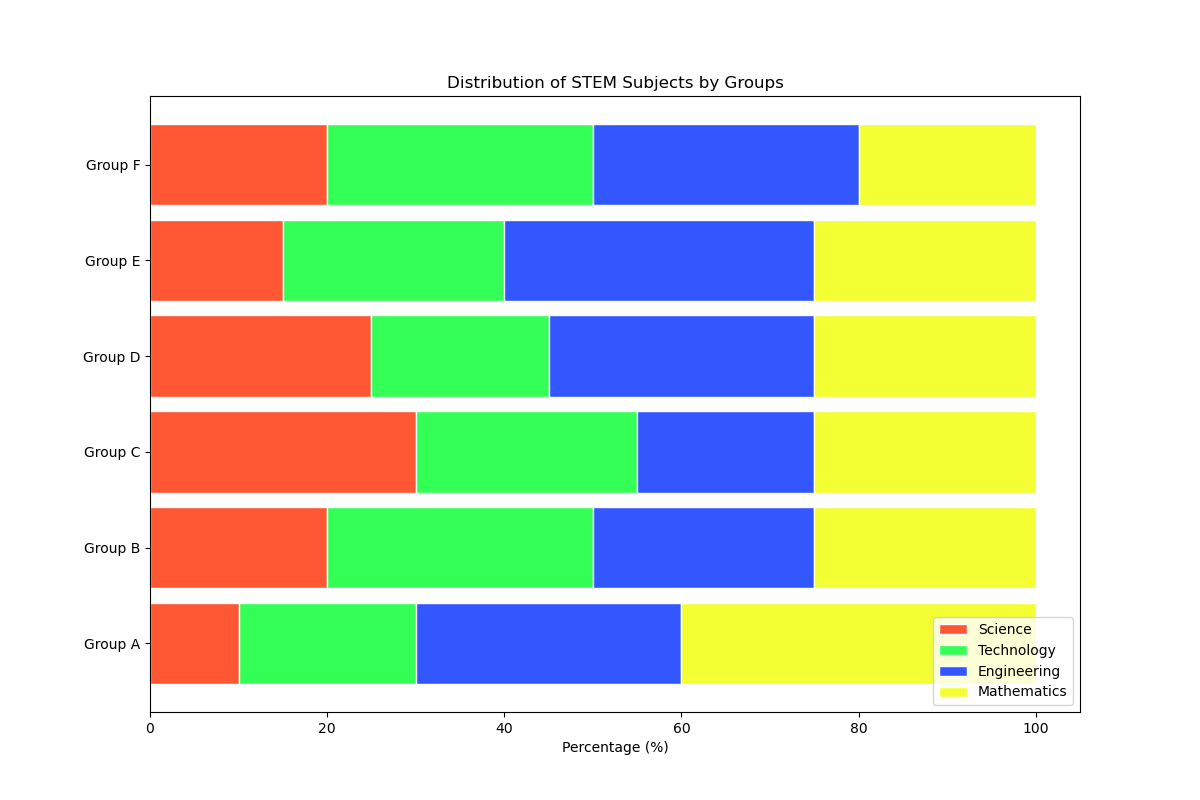

Reproduce this figure in Python.

import matplotlib.pyplot as plt
import numpy as np

# Data
categories = ['Group A', 'Group B', 'Group C', 'Group D', 'Group E', 'Group F']
science = np.array([10, 20, 30, 25, 15, 20])
technology = np.array([20, 30, 25, 20, 25, 30])
engineering = np.array([30, 25, 20, 30, 35, 30])
mathematics = np.array([40, 25, 25, 25, 25, 20])

# Normalize data to 100%
totals = science + technology + engineering + mathematics
science = science / totals * 100
technology = technology / totals * 100
engineering = engineering / totals * 100
mathematics = mathematics / totals * 100

# Colors
colors = ['#FF5733', '#33FF57', '#3357FF', '#F3FF33']

# Plot
fig, ax = plt.subplots(figsize=(12, 8))

bar_width = 0.85

bars1 = ax.barh(categories, science, color=colors[0], edgecolor='white', height=bar_width)
bars2 = ax.barh(categories, technology, left=science, color=colors[1], edgecolor='white', height=bar_width)
bars3 = ax.barh(categories, engineering, left=science+technology, color=colors[2], edgecolor='white', height=bar_width)
bars4 = ax.barh(categories, mathematics, left=science+technology+engineering, color=colors[3], edgecolor='white', height=bar_width)

# Add labels
ax.set_xlabel('Percentage (%)')
ax.set_title('Distribution of STEM Subjects by Groups')

# Legend
ax.legend(['Science', 'Technology', 'Engineering', 'Mathematics'], loc='lower right')

plt.show()
